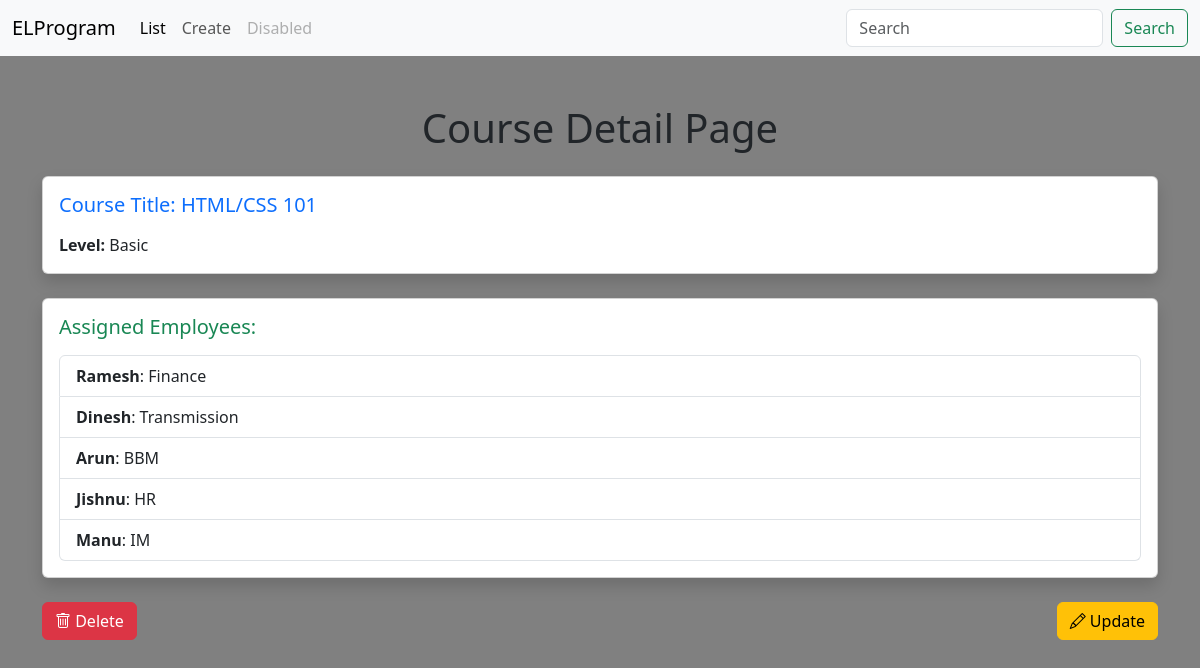
Screenshot of /course-detail/6/ with the database file from the repository.
### employee_learning/models.py (models this page shows, shortened)
class LearningCourse(models.Model):
    LEVEL=[('B','Basic'),('I','Intermediate'),('A','Advanced'),]
    title=models.CharField(max_length=50, unique=True)
    level=models.CharField(max_length=1, choices=LEVEL)
    employee=models.ManyToManyField(Employee)

class Employee(models.Model):
    PRIORITIES =[('H','High'),('L','Low'), ('M','Medium'),]
    name=models.CharField(max_length=25)
    priority=models.CharField(max_length=1, choices=PRIORITIES, default="M")
    reg_date=models.DateField(default=datetime.date.today, verbose_name="Data Registration Date")
    division=models.ForeignKey(Division,on_delete=models.CASCADE)

class Division(models.Model):
    div_name=models.CharField(max_length=25)
    in_scope=models.BooleanField (help_text="If the division is target for the learning program,check this field.")
    def __str__(self):
        return self.div_name

### employee_learning/views.py (the view)
# urls.py: path('course-detail/<int:pk>/', CourseDetail.as_view(), name='course_detail'),
class CourseDetail(DetailView):
    model=LearningCourse
    template_name='employee_learning/course_detail.html'
    context_object_name='course_object'

### templates/employee_learning/course_detail.html
{% extends "base/base.html" %}
{% load static %}
{% block body %}
<div class="container mt-5">
    <h1 class="text-center mb-4">Course Detail Page</h1>
    <div class="card shadow mb-4">
        <div class="card-body">
            <h5 class="card-title text-primary mb-3">Course Title: {{ course_object.title|upper }}</h5>
            <p class="card-text"><strong>Level:</strong> {{ course_object.get_level_display }}</p>
        </div>
    </div>
    <div class="card shadow mb-4">
        <div class="card-body">
            <h5 class="card-title text-success mb-3">Assigned Employees:</h5>
            {% if object.employee.all %}
                <ul class="list-group">
                    {% for emp in object.employee.all %}
                        <li class="list-group-item">
                            <strong>{{ emp.name }}</strong>: {{ emp.division }}
                        </li>
                    {% endfor %}
                </ul>
            {% else %}
                <p class="text-muted">No employees assigned to this course.</p>
            {% endif %}
        </div>
    </div>
    <div class="d-flex justify-content-between mt-4">
        <a href="{% url 'course_delete' object.pk %}" class="btn btn-danger">
            <i class="bi bi-trash"></i> Delete
        </a>
        <a href="{% url 'course_update' object.pk %}" class="btn btn-warning">
            <i class="bi bi-pencil"></i> Update
        </a>
    </div>
</div>
{% endblock %}

### static/css/custom.css (style rules this page uses)
body { background-color: grey }

### rows the page displays
LearningCourse: title "HTML/CSS 101", level "Basic"
Employee: name "Ramesh", division "Finance"
Employee: name "Dinesh", division "Transmission"
Employee: name "Arun", division "BBM"
Employee: name "Jishnu", division "HR"
Employee: name "Manu", division "IM"
